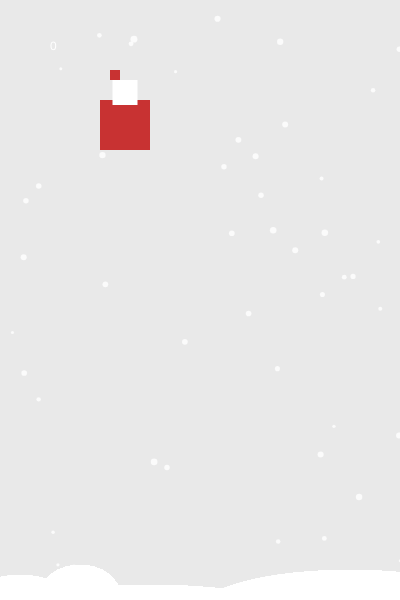
Frame 1 (no input)
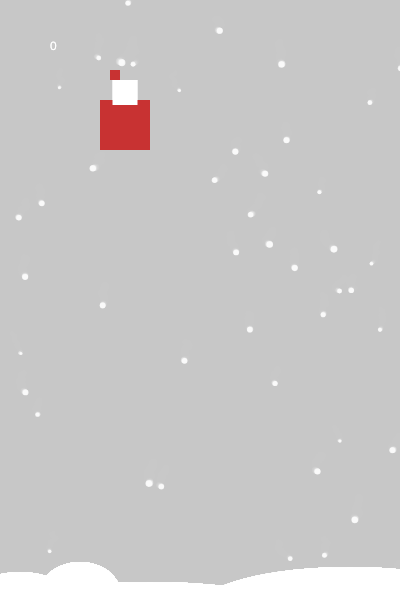
Frame 60 (no input)
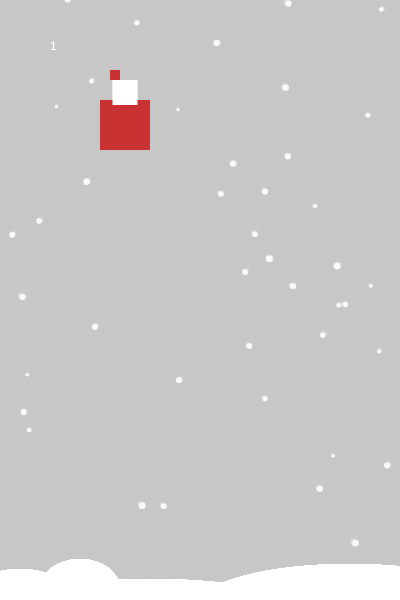
Frame 120 (the mouse pressed at the canvas centre since frame 60)

The p5.js sketch that drew these frames (run headless with seeded random() and noise() and a simulated clock; from frame 60 on, the mouse is pressed at the canvas centre):

// p5.js sketch
// ── sketch.js
let snowflake = {

    x: [],
    y: [],
    d: [],
    s: []
}

let i1, i2, i3, i4, ribbonTied

let presentWrappingTrue = false
let count = 0


let player = {

    x: 100,
    y: 100,
    s: 50,
    dirX: 0,
    dirY: 0,
    m: 1
}

let obstacle = {

    x: 0,
    y: 600,
    w: 400,
    h: 600
}
function preload(){


}

function setup(){

    createCanvas(400,600)
    noStroke()
    for(let i = 0; i < 50; i++){

        snowflake.x.push(random(0, width))
        snowflake.y.push(random(0, height))
        snowflake.d.push(random(3,7))
        snowflake.s.push(random(0.2, 0.4))
    }
}

function draw(){

    background(200,100)
    snowFall()
    playerDraw()
    if(keyIsPressed){

        if(!presentWrappingTrue){

            processMove()
        }
    }

    if(player.x > 100){

        presentSpawning()
    }
    rect(obstacle.x, obstacle.y, obstacle.w, obstacle.h)
 //   presentSpawning()
    presentWrapping()
    presentDrawing(player.x, player.y)

    text(count, 50, 50)
    text(ribbonTied, 50, 60)
}

function snowFall(){

    for(let i = 0; i < snowflake.x.length; i++){

        snowflake.y[i] += snowflake.s[i]
        snowflake.x[i] += random(-1,1)
        noStroke()
        fill(255, 200)
        circle(snowflake.x[i], snowflake.y[i], snowflake.d[i])
        ellipse(20, obstacle.y, 100, 50)
        ellipse(350, obstacle.y + 10, 300, 80)
        ellipse(150, obstacle.y + 15, 300, 60)
        ellipse(80, obstacle.y - 5, 80, 60)

        if(round(snowflake.y[i]) == obstacle.y){

            obstacle.y--
        }

        if(obstacle.y < 0 || obstacle.y < player.y){

            background(0)
        }
    }


    if(frameCount % 20 == 0){

        snowflake.x.push(random(0, width))
        snowflake.y.push(-10)
        snowflake.d.push(random(3,7))
        snowflake.s.push(random(0.2, 0.4))
    }
}

function playerDraw(){

    fill(200,50,50)
    square(player.x, player.y, player.s)
    square(player.x + 10, player.y - 30, 10)
    fill(255)
    square(player.x + player.s/4, player.y - 20, player.s /2)
}

function processMove(){

    if (key === "d" || keyCode === RIGHT_ARROW && canMove(1, 0)){

        player.x += player.m
    } else if (key === "a" || keyCode === LEFT_ARROW && canMove(-1, 0)){

        player.x -= player.m
    } else if (key === "s" || keyCode === DOWN_ARROW && canMove(0, 1)){

        player.y += player.m
    } else if (key === "w" || keyCode === UP_ARROW && canMove(0, -1)){

        player.y -= player.m
    }
}

function canMove(xDir, yDir){

    let newX = player.x + (xDir * player.m)
    let newY = player.y + (yDir * player.m)
    return newX + player.s <= obstacle.x || newX >= obstacle.x + obstacle.w
        || newY + player.s <= obstacle.y || newY >= obstacle.y + obstacle.h
}

function presentSpawning(){

    presentWrappingTrue = true
    i1 = player.y - 50
    i2 = player.y - 50
    i3 = player.y + 150
    i4 = player.y + 150   
}

function presentDrawing(x, y){

    if(presentWrappingTrue){

        fill(255,204,0)

        if(!ribbonTied){

            rect(x - 45, y + 45, 190, 10)
        }
    
        fill(198,140,83)

        triangle(x, y, x + 100, y, x + 50, y + 50)
        triangle(x, y, x, y + 100, x + 50, y + 50)
        triangle(x + 100, y, x + 100, y + 100, x + 50, y + 50)
        triangle(x, y + 100, x + 100, y + 100, x + 50, y + 50)

        fill(100,200,100)

        triangle(x, y, x + 100, y, x + 50, i1)
        triangle(x, y, x, y + 100, i2, y + 50)
        triangle(x + 100, y, x + 100, y + 100, i3, y + 50)
        triangle(x, y + 100, x + 100, y + 100, x + 50, i4)

        if(ribbonTied){

            fill(255, 204, 0)
            rect(x, y + 45, 100, 10)
            rect(x + 45, y + 35, 10, 30)
        }
    }
}

function presentWrapping(){


}

function ifMouseIsOver(){


}

function mousePressed(){

    count++

    if (count == 1){

        i1 = player.y + 50       
    }    

    if(count == 2){

        i3 = player.y + 50
    }

    if(count == 3){

        i4 = player.y + 50
    }

    if(count == 4){

        i2 = player.y + 50
    }

    if (count == 5){

        ribbonTied = true
    }
}
